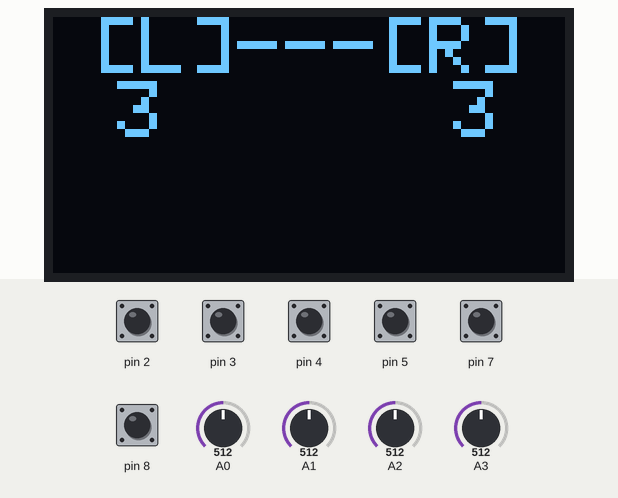
Simulated run of this sketch. Board: Arduino Uno, built with avr-gcc and run on an emulated ATmega328P. On the bench: 128×64 one-colour display. The test bench sets the inputs (shaded band); at power-on: pin 2–5, pin 7, pin 8 HIGH, A0 = 512, A1 = 512, A2 = 512, A3 = 512. No radio packets arrive unless stated.

Above: at 2.2 s.
2.3 s: pin 2 pulled LOW for 0.15 s
At 2.9 s:
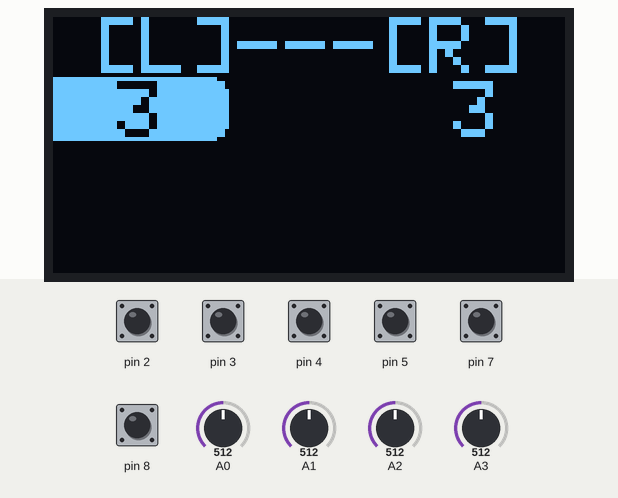
3.9 s: pin 8 pulled LOW for 0.15 s
At 5.2 s:
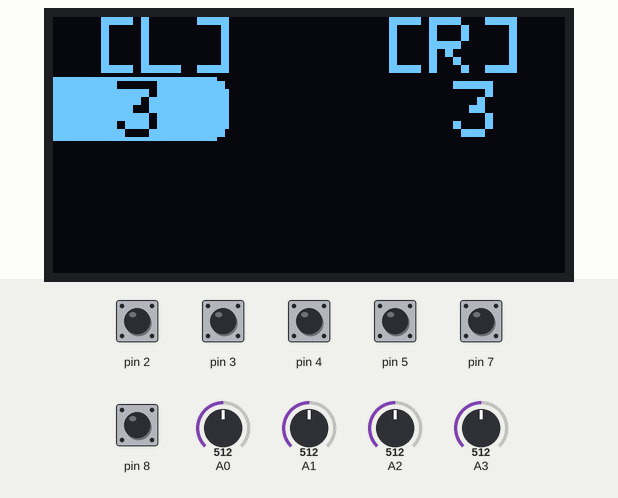
5.5 s: pin 3 pulled LOW for 0.15 s
At 6.4 s:
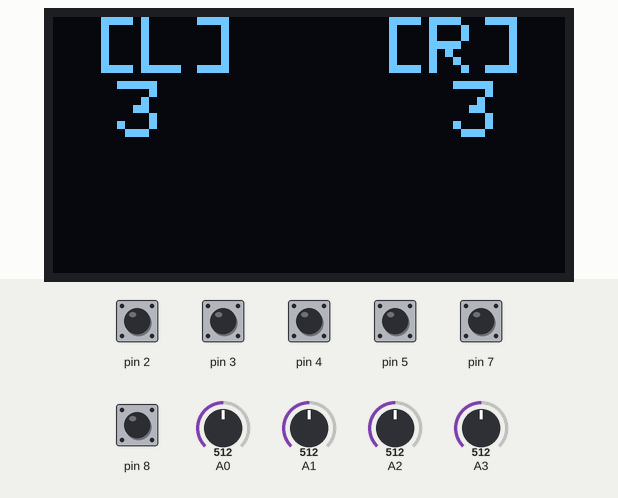
7.1 s: pin 7 pulled LOW for 0.15 s
At 7.7 s:
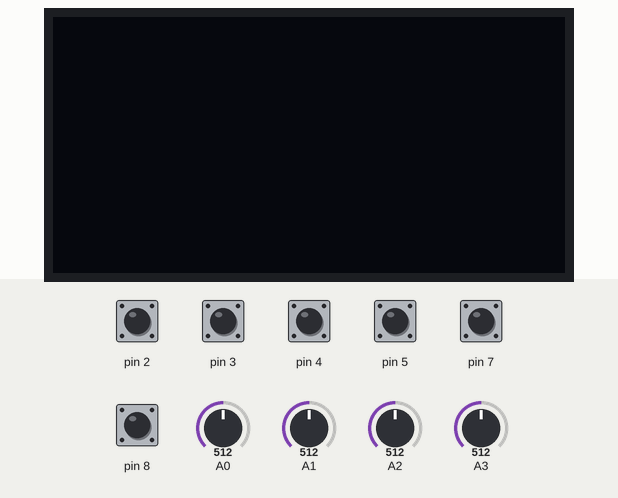
8.7 s: pin 3 pulled LOW for 1 s
At 10.1 s:
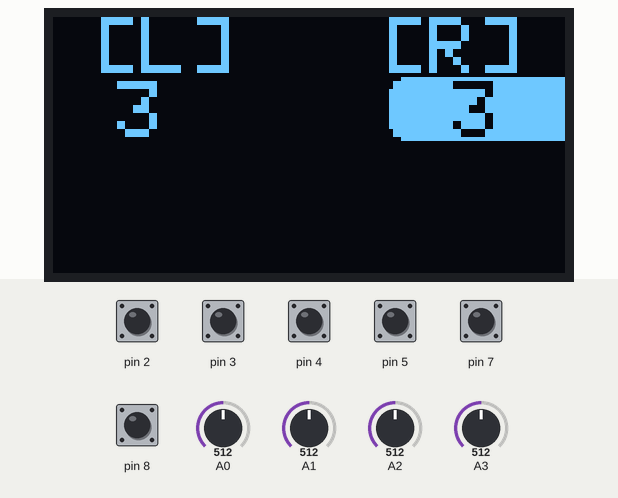
11.2 s: pin 4 pulled LOW for 0.15 s
At 12.0 s:
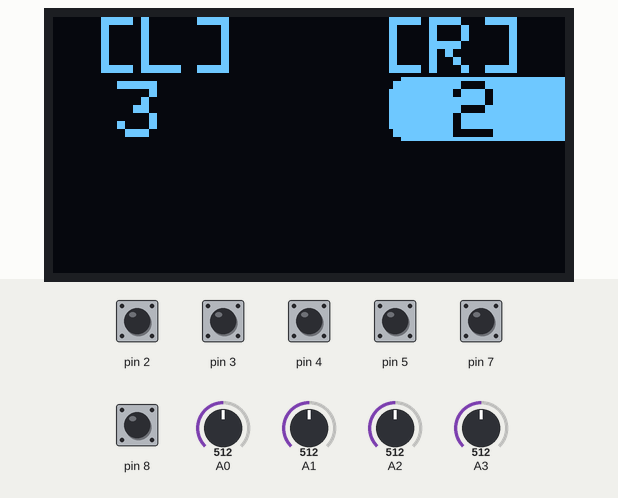
Timing chart, 0 to 13.8 s (numbered marks = the images above; inputs shaded):
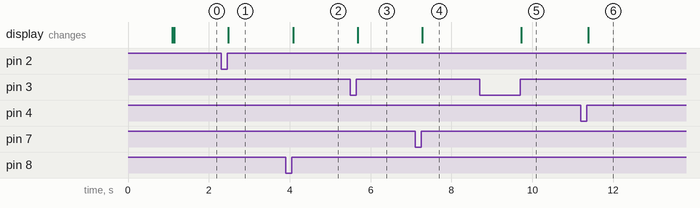

Measured:
- after the input at 2.3 s, the display: changes after 0.18 s (image 1)
- after the input at 3.9 s, the display: changes after 0.18 s (image 2)
- after the input at 5.5 s, the display: changes after 0.18 s (image 3)
- after the input at 7.1 s, the display: changes after 0.18 s (image 4)
- after the input at 8.7 s, the display: changes after 1.0 s (image 5)
- after the input at 11.2 s, the display: changes after 0.18 s (image 6)

The sketch:

transmitter.ino
```cpp
#include "RF24.h"
#include <Adafruit_SSD1306.h>

#define OLED_RESET  -1

RF24 radio(9, 10);                                //Создаём объект radiо, указывая номера выводов радиомодуля (CE, SS).
Adafruit_SSD1306 display(OLED_RESET);             //Создаём объект display для работы с OLED


int mas1[13];                                     //Массив для передачи данных
byte address[][6] = {"1Node", "2Node", "3Node", "4Node", "5Node", "6Node"}; //Массив для труб передачи данных
byte speed=3;                                     //Переменная скорости машинки (1-5)
byte turn=3;                                      //Переменная скорости повора (1-5)
byte state=1;                                     //Переменная состояния пульта, 1 - штатная работа мульта, 2 - настройка скорости машинки, 3 - настройка скорости поворота
bool engine=false;                                //Режим управления машинки true - стандартное управление, false - управление отдельными колёсами
bool update=true;                                 //Переменная статуса обновления дисплея, постоянно обновление дисплея значительно замедляет работу скетча, поэтому дисплей обновляется только если мы изменяем настройки пульта

bool b1,b2,b3,b4,b5,b6=0;                         //Переменные для работы с кнопками
bool flag1,flag2,flag3,flag4,flag5,flag6=false;
long t1,t2,t3,t4,t5,t6;

void setup() {
///////// Задаём режим работы пинов, назначенных на кнопки
  pinMode(2, INPUT_PULLUP);
  pinMode(3, INPUT_PULLUP);
  pinMode(4, INPUT_PULLUP);
  pinMode(5, INPUT_PULLUP);
  pinMode(7, INPUT_PULLUP);
  pinMode(8, INPUT_PULLUP);
/////////

  radio.begin();                                  //Инициализация работы радиомодуля
  radio.setRetries(0, 15);                        //Указать максимальное количество попыток отправки данных и время ожидания.
  radio.enableAckPayload();                       //Разрешить размещать данные пользователя в пакете подтверждения приёма.
  radio.setPayloadSize(32);                       //Установить статичный размер блока данных пользователя в байтах.
  radio.openWritingPipe(address[1]);              //Открыть трубу для передачи данных.
  radio.setChannel(96);                           //Установить радиочастотный канал связи, номер канала, указывается числом от 0 до 125.
  radio.setPALevel (RF24_PA_MAX);                 //Установить уровень усиления мощности передатчика.
  radio.setDataRate (RF24_250KBPS);               //Установить скорость передачи данных по радиоканалу.
  radio.powerUp();                                //Выйти из режима пониженного энергопотребления.
  radio.stopListening();                          //Прекратить прослушивание труб и переключиться в режим передатчика.

  display.begin(SSD1306_SWITCHCAPVCC, 0x3C);      //Инициализируем дисплей по адресу I2C
  display.clearDisplay();                         //Очистка дисплея
  display.setTextSize(2);                         //Задаём размер символов на дисплее
  display.setTextColor(WHITE);                    //Задаём цвет символов на дисплее, в монохромных дисплеях доступны WHITE и BLACK
  display.setCursor(0, 0);                        //Задаём положение курсора в пикселях
  display.print ("Loading..");                    //Выводим текст в буфер дисплея
  display.display();                              //Отображаем всё что было в буфере дисплея на физический экран
  delay(1000);
}

void loop() {
///////// Записываем в массив данные с потенциометров на джойстиках
  mas1[1]= map(analogRead(A2),0,1023,-100,100);  //ось
  mas1[2]= map(analogRead(A3),0,1023,100,-100);
  mas1[3]= map(analogRead(A0),0,1023,-100,100);
  mas1[4]= map(analogRead(A1),0,1023,100,-100);
/////////

///////// Записываем в массив данные с кнопок
  mas1[5] = digitalRead(8);
  mas1[6] = digitalRead(7);
  mas1[7] = digitalRead(2);
  mas1[8] = digitalRead(3);
  mas1[9] = digitalRead(4);
  mas1[10] = digitalRead(5);
/////////

///////// У каждого потенциометра имеется погрешность в несколько единиц, назначаем диапазон "мёртвой зоны" от -10 до 10
if (mas1[1]<10&&mas1[1]>-10)mas1[1]=0;
if (mas1[2]<10&&mas1[2]>-10)mas1[2]=0;
if (mas1[3]<10&&mas1[3]>-10)mas1[3]=0;
if (mas1[4]<10&&mas1[4]>-10)mas1[4]=0;
/////////

//Участок ниже нужно оптимизировать дополнительно, ввести отдельную функцию для кнопок
/////////Выполняем необходимые действия при нажатии определённой кнопки, попутно мимимизируя вероятность повторных нажатий кнопки
if (b1 && !flag1 && millis() - t1 > 100) {flag1 = true;t1 = millis();
// Действия при нажатии кнопки b1
update = true;
engine=!engine;

}if (!b1 && flag1 && millis() - t1 > 100) {flag1 = false;t1 = millis();}b1 = digitalRead(8);

if (b2 && !flag2 && millis() - t2 > 100) {flag2 = true;t2 = millis();
// Действия при нажатии кнопки b2
if(state==1){
  display.clearDisplay();
  display.display();
}

}if (!b2 && flag2 && millis() - t2 > 100) {flag2 = false;t2 = millis();}b2 = digitalRead(7);

if (b3 && !flag3 && millis() - t3 > 100) {flag3 = true;t3 = millis();
// Действия при нажатии кнопки b3
update = true;
state++;
}if (!b3 && flag3 && millis() - t3 > 100) {flag3 = false;t3 = millis();}b3 = digitalRead(2);

if (b4 && !flag4 && millis() - t4 > 100) {flag4 = true;t4 = millis();
// Действия при нажатии кнопки b4
update = true;
state--;
}if (!b4 && flag4 && millis() - t4 > 100) {flag4 = false;t4 = millis();}b4 = digitalRead(3);

if (b5 && !flag5 && millis() - t5 > 100) {flag5 = true;t5 = millis();
// Действия при нажатии кнопки b5
update = true;
if (state==2){
 speed--;
}
if (state==3){
 turn--;
}
}if (!b5 && flag5 && millis() - t5 > 100) {flag5 = false;t5 = millis();}b5 = digitalRead(4);

if (b6 && !flag6 && millis() - t6 > 100) {flag6 = true;t6 = millis();
// Действия при нажатии кнопки b6
update = true;
if (state==2){
 speed++;
}
if (state==3){
 turn++;
}
}if (!b6 && flag6 && millis() - t6 > 100) {flag6 = false;t6 = millis();}b6 = digitalRead(5);
/////////


///////// Здесь контролируется диапазон рабочих переменных
if(turn>5)turn=5;
if(turn<1)turn=1;
if(state>3)state=1;
if(state<1)state=3;
if(speed>5)speed=5;
if(speed<1)speed=1;
/////////

///////// Записываем в массив данные режима работы двигателя, скорости движения, скорости поворота
mas1[0]=engine;
mas1[11]=speed;
mas1[12]=turn;
/////////


///////// Работа дисплея в состоянии 1
if (state==1){
if (update == true){
  display.clearDisplay();
  display.setCursor(10, 0);
  display.setTextColor(WHITE);
  if(engine==true){
  display.print ("[L]---[R]");
  }
  else {
  display.print ("[L]   [R]");
  }
  display.setCursor(16, 16);
  display.print (speed);
  display.setCursor(100, 16);
  display.print (turn);
  display.display();
  update = false;
}}
/////////

///////// Работа дисплея в состоянии 2
if (state==2){
if (update == true){
  display.clearDisplay();
  display.setCursor(10, 0);
  display.setTextColor(WHITE);
  display.fillRoundRect(-10, 15, 54, 16, 4, WHITE);
  if(engine==true){
  display.print ("[L]---[R]");
  }
  else {
  display.print ("[L]   [R]");
  }
  display.setTextColor(BLACK);
  display.setCursor(16, 16);
  display.print (speed);
  display.setTextColor(WHITE);
  display.setCursor(100, 16);
  display.print (turn);
  display.display();
  update = false;
}}
/////////


///////// Работа дисплея в состоянии 3
if (state==3){
if (update == true){
  display.clearDisplay();
  display.setCursor(10, 0);
  display.setTextColor(WHITE);
  display.fillRoundRect(84, 15, 54, 16, 4, WHITE);
  if(engine==true){
  display.print ("[L]---[R]");
  }
  else {
  display.print ("[L]   [R]");
  }
  display.setCursor(16, 16);
  display.print (speed);
  display.setTextColor(BLACK);
  display.setCursor(100, 16);
  display.print (turn);
  display.display();
  update = false;
}}
/////////

  radio.write(&mas1, sizeof(mas1)); //Отправляем массив данных mas1[] по радиоканалу. В скобках указывается переменная для передачи и размер отправляемых данных в байтах.

}
```
